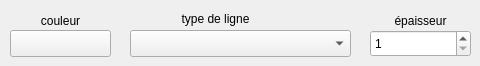
     <widget class="QWidget" name="clog">
      <attribute name="title">
       <string>entre logiciels</string>
      </attribute>
      <widget class="QPushButton" name="btcoulconnexion_0">
       <property name="geometry">
        <rect>
         <x>10</x>
         <y>30</y>
         <width>101</width>
         <height>27</height>
        </rect>
       </property>
       <property name="text">
        <string/>
       </property>
      </widget>
      <widget class="QComboBox" name="boitetpligne_0">
       <property name="geometry">
        <rect>
         <x>130</x>
         <y>30</y>
         <width>221</width>
         <height>27</height>
        </rect>
       </property>
      </widget>
      <widget class="QSpinBox" name="eprconnect_0">
       <property name="geometry">
        <rect>
         <x>370</x>
         <y>30</y>
         <width>101</width>
         <height>27</height>
        </rect>
       </property>
       <property name="minimum">
        <number>1</number>
       </property>
       <property name="maximum">
        <number>10</number>
       </property>
      </widget>
      <widget class="QLabel" name="label_29">
       <property name="geometry">
        <rect>
         <x>370</x>
         <y>10</y>
         <width>101</width>
         <height>21</height>
        </rect>
       </property>
       <property name="text">
        <string>épaisseur</string>
       </property>
       <property name="alignment">
        <set>Qt::AlignCenter</set>
       </property>
      </widget>
      <widget class="QLabel" name="label_38">
       <property name="geometry">
        <rect>
         <x>130</x>
         <y>10</y>
         <width>171</width>
         <height>17</height>
        </rect>
       </property>
       <property name="text">
        <string>type de ligne</string>
       </property>
       <property name="alignment">
        <set>Qt::AlignCenter</set>
       </property>
      </widget>
      <widget class="QLabel" name="label_39">
       <property name="geometry">
        <rect>
         <x>10</x>
         <y>10</y>
         <width>101</width>
         <height>21</height>
        </rect>
       </property>
       <property name="text">
        <string>couleur</string>
       </property>
       <property name="alignment">
        <set>Qt::AlignCenter</set>
       </property>
      </widget>
     </widget>
